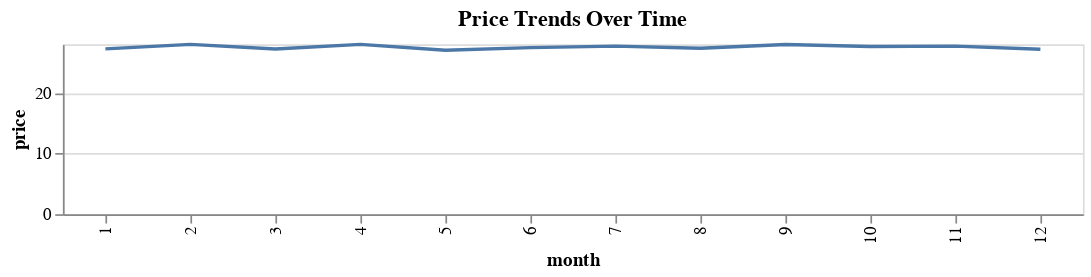

Notebook code for this chart:
### Markdown cell above
### 8. **Line Plot of Price Trends Over Time**
   - **Objective**: Analyze how the average price of products has changed over time.
   - **Visualization**: A line plot where the x-axis represents time, and the y-axis represents the average price of products.
   - **Code**:

### Code cell
df['month'] = pd.to_datetime(df['mfg']).dt.month
price_trends = df.groupby('month')['price'].mean().reset_index()

alt.Chart(price_trends).mark_line().encode(
    x='month:O',
    y='price:Q'
).properties(title='Price Trends Over Time', height = 100, width = 600)

### Figure 1 — Vega-Lite specification as saved in the notebook (floating-point values rounded to 4 significant figures)
{"config": {"view": {"continuousWidth": 400, "continuousHeight": 300}}, "data": {"name": "data-35d01e3fb023dfc123e0ef62d1424a22"}, "mark": "line", "encoding": {"x": {"field": "month", "type": "ordinal"}, "y": {"field": "price", "type": "quantitative"}}, "height": 100, "title": "Price Trends Over Time", "width": 600, "$schema": "https://vega.github.io/schema/vega-lite/v4.17.0.json", "datasets": {"data-35d01e3fb023dfc123e0ef62d1424a22": [{"month": 1, "price": 27.23}, {"month": 2, "price": 27.98}, {"month": 3, "price": 27.2}, {"month": 4, "price": 27.97}, {"month": 5, "price": 26.99}, {"month": 6, "price": 27.44}, {"month": 7, "price": 27.69}, {"month": 8, "price": 27.34}, {"month": 9, "price": 27.94}, {"month": 10, "price": 27.61}, {"month": 11, "price": 27.69}, {"month": 12, "price": 27.18}]}}
